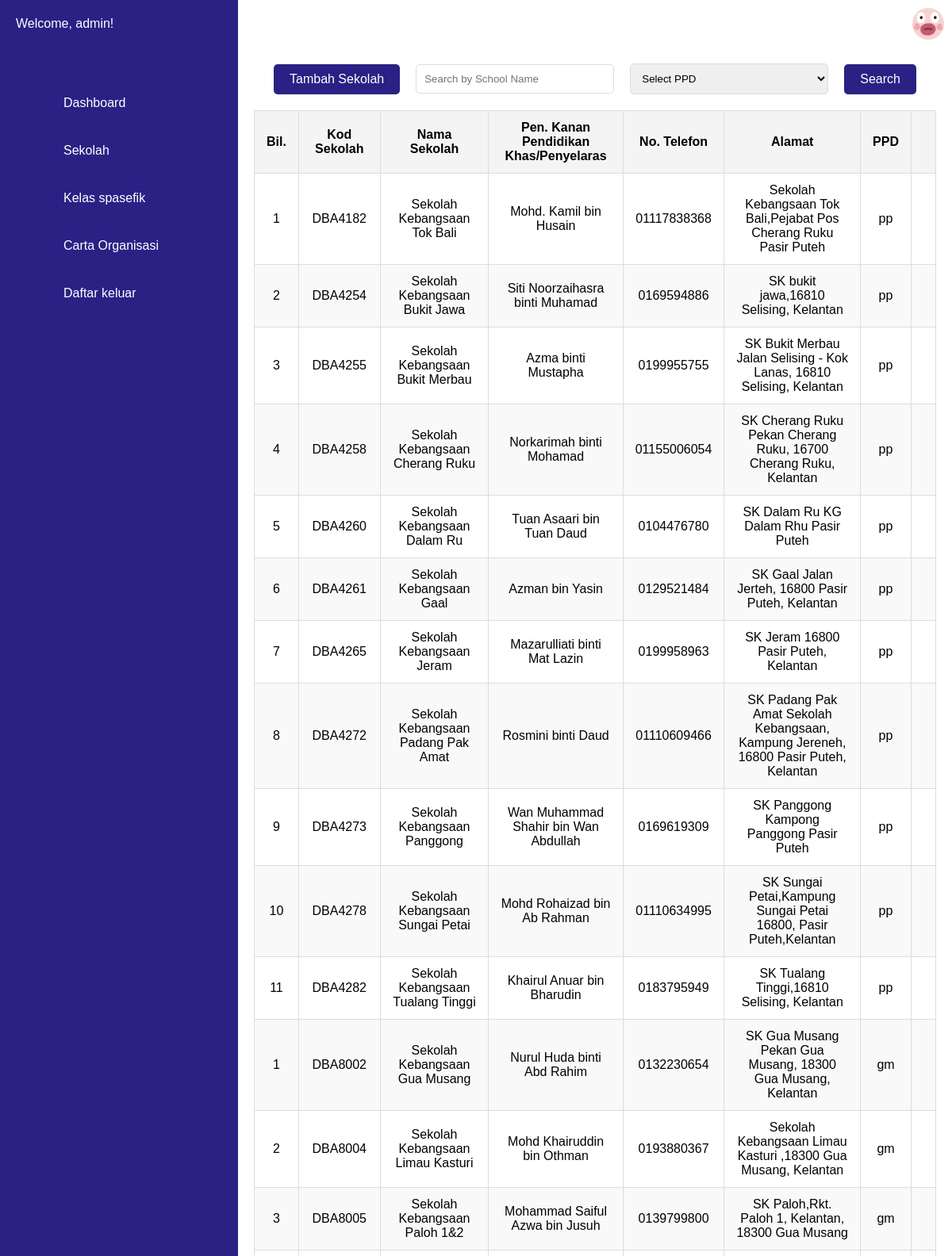
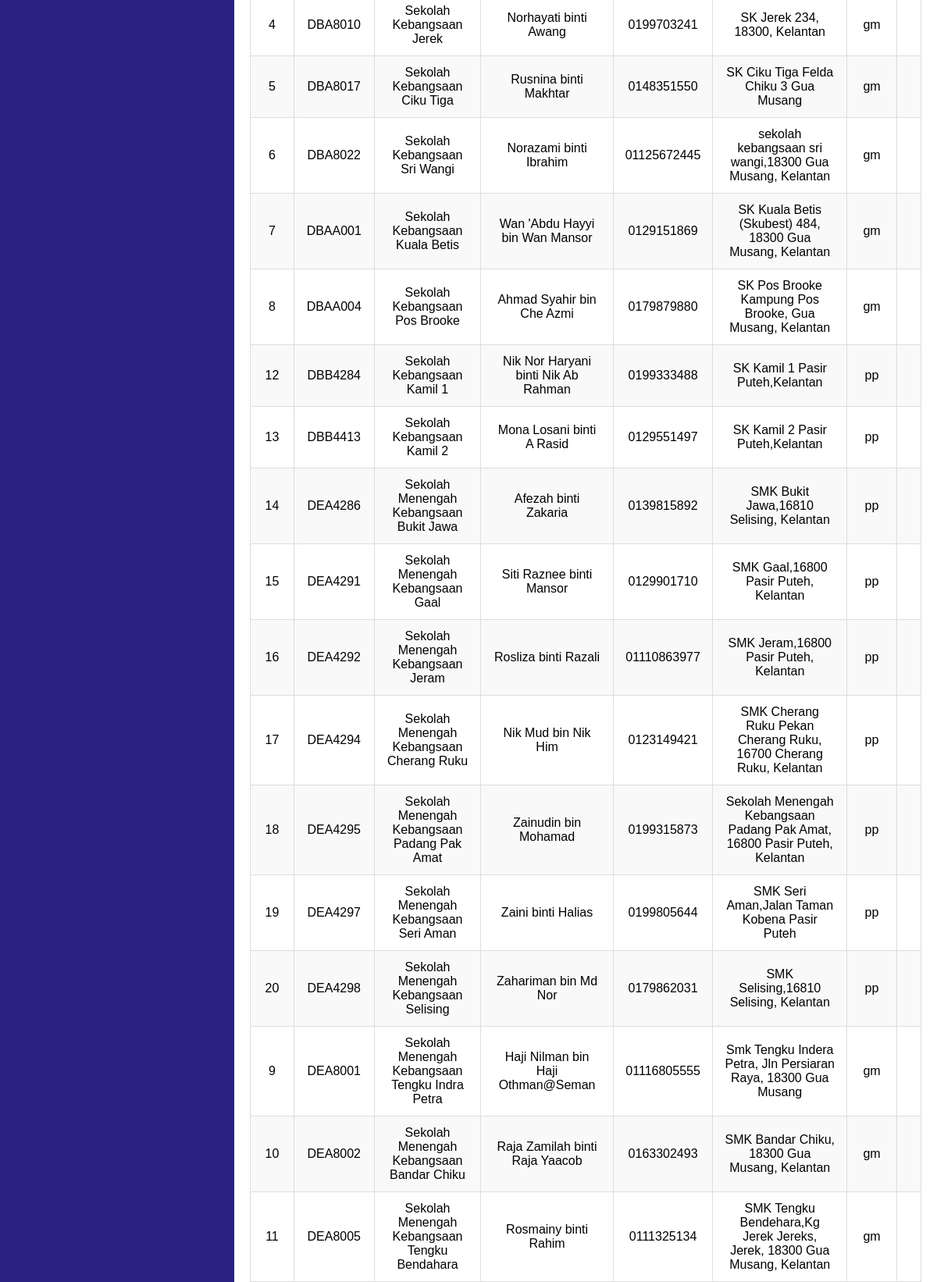
Screenshot of /school.php (signed in) with the database file from the repository (2 pictures, top to bottom).
### tables this page shows
CREATE TABLE `slists` (
  `id` int(11) NOT NULL,
  `school_code` varchar(100) NOT NULL,
  `s_name` varchar(200) NOT NULL,
  `pk_name` varchar(200) NOT NULL,
  `phone_num` varchar(200) NOT NULL,
  `address` varchar(200) NOT NULL,
  `district` varchar(100) NOT NULL
);

### school.php (the view, shortened to what this page needs)
<!DOCTYPE html>
<html lang="en">
  <head>
    <link rel="stylesheet" href="dashboard.css" />
  </head>
  <body>
  <?php
  require_once 'connection.php';
$username = $_SESSION['username'];
?>
<div class="nav-container">
  <div class="nav">
    <ul>
      <li>
        <a href="#">
          <span class="title">Welcome, <?php echo htmlspecialchars($username); ?>!</span>
        </a>
      </li>
      <li>
        <a href="dashboard.php">
          <span class="icon"><ion-icon name="home-outline"></ion-icon></ion-icon></span>
          <span class="title">Dashboard</span>
        </a>
      </li>
      <li>
        <a href="school.php">
          <span class="icon"><ion-icon name="school-outline"></ion-icon></span>
          <span class="title">Sekolah</span>
        </a>
      </li>
      <li>
        <a href="aSpecific.php">
          <span class="icon"><ion-icon name="file-tray-full-outline"></ion-icon></span>
          <span class="title">Kelas spasefik</span>
        </a>
      </li>
      <li>
        <a href="#">
          <span class="icon"><ion-icon name="briefcase-outline"></span>
          <span class="title">Carta Organisasi</span>
        </a>
      </li>
      <li>
        <a href="login.php">
          <span class="icon"><ion-icon name="log-out-outline"></ion-icon></span>
          <span class="title">Daftar keluar</span>
        </a>
      </li>
    </ul>
  </div>
  <div class="main">
    <div class="topbar">
      <div class="toggle">
      </div>
      <div class="user">
        <img src="img/dp.jpeg">
      </div>
      </div>
      <div class="search-container">
  <button id="addBtn" href="add.php">Tambah Sekolah</button>
  <div class="search">
    <input type="text" placeholder="Search by School Name" id="schoolSearch">
  </div>
  <div class="search">
    <select id="districtSearch">
      <option value="">Select PPD</option>
    </select>
  </div>
  <button id="searchButton">Search</button>
</div>
<div class="table-wrapper">
    <?php
    $sql = "SELECT * FROM slists";
    $result = $conn->query($sql);
    if ($result->num_rows > 0) {
        echo "<table class='table table-bordered table-striped'>";
        echo "<thead>";
        echo "<tr>";
        echo "<th>Bil.</th>";
        echo "<th>Kod Sekolah</th>";
        echo "<th>Nama Sekolah</th>";
        echo "<th>Pen. Kanan Pendidikan Khas/Penyelaras</th>";
        echo "<th>No. Telefon</th>";
        echo "<th>Alamat</th>";
        echo "<th>PPD</th>";
        echo "<th></th>";
        echo "</tr>";
        echo "</thead>";
        echo "<tbody>";
        while($row = $result->fetch_assoc()) {
            echo "<tr>";
            echo "<td>" . htmlspecialchars($row["id"]) . "</td>";
            echo "<td>" . htmlspecialchars($row["school_code"]) . "</td>";
            echo "<td>" . htmlspecialchars($row["s_name"]) . "</td>";
            echo "<td>" . htmlspecialchars($row["pk_name"]) . "</td>";
            echo "<td>" . htmlspecialchars($row["phone_num"]) . "</td>";
            echo "<td>" . htmlspecialchars($row["address"]) . "</td>";
            echo "<td>" . htmlspecialchars($row["district"]) . "</td>";
            echo "<td class='d-md-flex gap-3 mt-3'>";
            echo "</td>";
            echo "</tr>";
        }
        echo "</tbody>";
        echo "</table>";
    } else {
        echo "No results found";
    }
    ?>
</div>
</div>
</div>
  </body>
</html>

### dashboard.css (style rules this page uses)
* { font-family: "Arial", sans-serif; margin: 0; padding: 0; box-sizing: border-box; }
:root { --blue: #2a2185; --white: #fff; --gray:#f5f5f5; --black1:#222; --black2: #999; }
body { min-height: 100vh; overflow-x:hidden; }
.nav { position: fixed; width: 300px; height: 100%; background: var(--blue); border-left: 10px solid var(--blue); transition: none; overflow: hidden; }
.nav ul { position: absolute; top: 0; left: 0; width: 100%; }
.nav ul li { position: relative; width: 100%; list-style: none; border-top-left-radius: 30px; border-bottom-left-radius: 30px; }
.nav ul li:nth-child(1) { margin-bottom: 40px; pointer-events: none; }
.nav ul li a { position: relative; display: block; width: 100%; display: flex; text-decoration: none; color: var(--white); }
.nav ul li a .icon { position: relative; display: block; min-width: 60px; height: 60px; line-height: 75px; text-align: center; }
.nav ul li a .title { position: relative; display: block; padding: 0 10px; height: 60px; line-height: 60px; text-align: start; white-space: nowrap; }
.main { position: absolute; width: calc(100% - 300px); left: 300px; min-height: 100vh; background: var(--white); transition: 0.5s; }
.topbar { width: 100%; height: 60px; display: flex; justify-content: space-between; align-items: center; padding: 0 10px; }
.toggle { position: relative; width: 60px; height: 60px; display: flex; justify-content: center; align-items: center; font-size: 2.5rem; cursor: pointer; }
.user { position: relative; width: 40px; height: 40px; border-radius: 50%; overflow: hidden; cursor: pointer; }
.user img { position: absolute; top: 0; left: 0; width: 100%; height: 100%; object-fit: cover; }
.table-wrapper { padding: 0 20px; }
table { border-collapse: collapse; width: fit-content; margin: 0 auto; }
th, td { text-align: center; padding: 12px 15px; border: 1px solid #ddd; }
th { background-color: #f4f4f4; font-weight: bold; }
tr:nth-child(even) { background-color: #f9f9f9; }
.search-container { display: flex; flex-direction: row; align-items: center; justify-content: space-between; margin: 20px auto; width: 90%; gap: 10px; }
.search input, .search select { padding: 10px; width: 250px; border: 1px solid #ddd; border-radius: 5px; }
button#addBtn, button#searchButton { padding: 10px 20px; border-radius: 5px; border: none; cursor: pointer; background-color: var(--blue); color: var(--white); font-size: 1rem; transition: background-color 0.3s; }

### rows the page displays
slists: id "1", school_code "DBA4182", s_name "Sekolah Kebangsaan Tok Bali", pk_name "Mohd. Kamil bin Husain", phone_num "01117838368", address "Sekolah Kebangsaan Tok Bali,Pejabat Pos Cherang Ruku Pasir Puteh", district "pp"
slists: id "2", school_code "DBA4254", s_name "Sekolah Kebangsaan Bukit Jawa", pk_name "Siti Noorzaihasra binti Muhamad", phone_num "0169594886", address "SK bukit jawa,16810 Selising, Kelantan", district "pp"
slists: id "3", school_code "DBA4255", s_name "Sekolah Kebangsaan Bukit Merbau", pk_name "Azma binti Mustapha", phone_num "0199955755", address "SK Bukit Merbau Jalan Selising - Kok Lanas, 16810 Selising, Kelantan", district "pp"
slists: id "4", school_code "DBA4258", s_name "Sekolah Kebangsaan Cherang Ruku", pk_name "Norkarimah binti Mohamad", phone_num "01155006054", address "SK Cherang Ruku Pekan Cherang Ruku, 16700 Cherang Ruku, Kelantan", district "pp"
slists: id "5", school_code "DBA4260", s_name "Sekolah Kebangsaan Dalam Ru", pk_name "Tuan Asaari bin Tuan Daud", phone_num "0104476780", address "SK Dalam Ru KG Dalam Rhu Pasir Puteh", district "pp"
slists: id "6", school_code "DBA4261", s_name "Sekolah Kebangsaan Gaal", pk_name "Azman bin Yasin", phone_num "0129521484", address "SK Gaal Jalan Jerteh, 16800 Pasir Puteh, Kelantan", district "pp"
slists: id "7", school_code "DBA4265", s_name "Sekolah Kebangsaan Jeram", pk_name "Mazarulliati binti Mat Lazin", phone_num "0199958963", address "SK Jeram 16800 Pasir Puteh, Kelantan", district "pp"
slists: id "8", school_code "DBA4272", s_name "Sekolah Kebangsaan Padang Pak Amat", pk_name "Rosmini binti Daud", phone_num "01110609466", address "SK Padang Pak Amat Sekolah Kebangsaan, Kampung Jereneh, 16800 Pasir Puteh, Kelantan", district "pp"
slists: id "9", school_code "DBA4273", s_name "Sekolah Kebangsaan Panggong", pk_name "Wan Muhammad Shahir bin Wan Abdullah", phone_num "0169619309", address "SK Panggong Kampong Panggong Pasir Puteh", district "pp"
slists: id "10", school_code "DBA4278", s_name "Sekolah Kebangsaan Sungai Petai", pk_name "Mohd Rohaizad bin Ab Rahman", phone_num "01110634995", address "SK Sungai Petai,Kampung Sungai Petai 16800, Pasir Puteh,Kelantan", district "pp"
slists: id "11", school_code "DBA4282", s_name "Sekolah Kebangsaan Tualang Tinggi", pk_name "Khairul Anuar bin Bharudin", phone_num "0183795949", address "SK Tualang Tinggi,16810 Selising, Kelantan", district "pp"
slists: id "1", school_code "DBA8002", s_name "Sekolah Kebangsaan Gua Musang", pk_name "Nurul Huda binti Abd Rahim", phone_num "0132230654", address "SK Gua Musang Pekan Gua Musang, 18300 Gua Musang, Kelantan", district "gm"
slists: id "2", school_code "DBA8004", s_name "Sekolah Kebangsaan Limau Kasturi", pk_name "Mohd Khairuddin bin Othman", phone_num "0193880367", address "Sekolah Kebangsaan Limau Kasturi ,18300 Gua Musang, Kelantan", district "gm"
slists: id "3", school_code "DBA8005", s_name "Sekolah Kebangsaan Paloh 1&2", pk_name "Mohammad Saiful Azwa bin Jusuh", phone_num "0139799800", address "SK Paloh,Rkt. Paloh 1, Kelantan, 18300 Gua Musang", district "gm"
slists: id "4", school_code "DBA8010", s_name "Sekolah Kebangsaan Jerek", pk_name "Norhayati binti Awang", phone_num "0199703241", address "SK Jerek 234, 18300, Kelantan", district "gm"
slists: id "5", school_code "DBA8017", s_name "Sekolah Kebangsaan Ciku Tiga", pk_name "Rusnina binti Makhtar", phone_num "0148351550", address "SK Ciku Tiga Felda Chiku 3 Gua Musang", district "gm"
slists: id "6", school_code "DBA8022", s_name "Sekolah Kebangsaan Sri Wangi", pk_name "Norazami binti Ibrahim", phone_num "01125672445", address "sekolah kebangsaan sri wangi,18300 Gua Musang, Kelantan", district "gm"
slists: id "7", school_code "DBAA001", s_name "Sekolah Kebangsaan Kuala Betis", pk_name "Wan 'Abdu Hayyi bin Wan Mansor", phone_num "0129151869", address "SK Kuala Betis (Skubest) 484, 18300 Gua Musang, Kelantan", district "gm"
slists: id "8", school_code "DBAA004", s_name "Sekolah Kebangsaan Pos Brooke", pk_name "Ahmad Syahir bin Che Azmi", phone_num "0179879880", address "SK Pos Brooke Kampung Pos Brooke, Gua Musang, Kelantan", district "gm"
slists: id "12", school_code "DBB4284", s_name "Sekolah Kebangsaan Kamil 1", pk_name "Nik Nor Haryani binti Nik Ab Rahman", phone_num "0199333488", address "SK Kamil 1 Pasir Puteh,Kelantan", district "pp"
slists: id "13", school_code "DBB4413", s_name "Sekolah Kebangsaan Kamil 2", pk_name "Mona Losani binti A Rasid", phone_num "0129551497", address "SK Kamil 2 Pasir Puteh,Kelantan", district "pp"
slists: id "14", school_code "DEA4286", s_name "Sekolah Menengah Kebangsaan Bukit Jawa", pk_name "Afezah binti Zakaria", phone_num "0139815892", address "SMK Bukit Jawa,16810 Selising, Kelantan", district "pp"
slists: id "15", school_code "DEA4291", s_name "Sekolah Menengah Kebangsaan Gaal", pk_name "Siti Raznee binti Mansor", phone_num "0129901710", address "SMK Gaal,16800 Pasir Puteh, Kelantan", district "pp"
slists: id "16", school_code "DEA4292", s_name "Sekolah Menengah Kebangsaan Jeram", pk_name "Rosliza binti Razali", phone_num "01110863977", address "SMK Jeram,16800 Pasir Puteh, Kelantan", district "pp"
slists: id "17", school_code "DEA4294", s_name "Sekolah Menengah Kebangsaan Cherang Ruku", pk_name "Nik Mud bin Nik Him", phone_num "0123149421", address "SMK Cherang Ruku Pekan Cherang Ruku, 16700 Cherang Ruku, Kelantan", district "pp"
slists: id "18", school_code "DEA4295", s_name "Sekolah Menengah Kebangsaan Padang Pak Amat", pk_name "Zainudin bin Mohamad", phone_num "0199315873", address "Sekolah Menengah Kebangsaan Padang Pak Amat, 16800 Pasir Puteh, Kelantan", district "pp"
slists: id "19", school_code "DEA4297", s_name "Sekolah Menengah Kebangsaan Seri Aman", pk_name "Zaini binti Halias", phone_num "0199805644", address "SMK Seri Aman,Jalan Taman Kobena Pasir Puteh", district "pp"
slists: id "20", school_code "DEA4298", s_name "Sekolah Menengah Kebangsaan Selising", pk_name "Zahariman bin Md Nor", phone_num "0179862031", address "SMK Selising,16810 Selising, Kelantan", district "pp"
slists: id "9", school_code "DEA8001", s_name "Sekolah Menengah Kebangsaan Tengku Indra Petra", pk_name "Haji Nilman bin Haji Othman@Seman", phone_num "01116805555", address "Smk Tengku Indera Petra, Jln Persiaran Raya, 18300 Gua Musang", district "gm"
slists: id "10", school_code "DEA8002", s_name "Sekolah Menengah Kebangsaan Bandar Chiku", pk_name "Raja Zamilah binti Raja Yaacob", phone_num "0163302493", address "SMK Bandar Chiku, 18300 Gua Musang, Kelantan", district "gm"
slists: id "11", school_code "DEA8005", s_name "Sekolah Menengah Kebangsaan Tengku Bendahara", pk_name "Rosmainy binti Rahim", phone_num "0111325134", address "SMK Tengku Bendehara,Kg Jerek Jereks, Jerek, 18300 Gua Musang, Kelantan", district "gm"

### other values shown
$username "admin"
